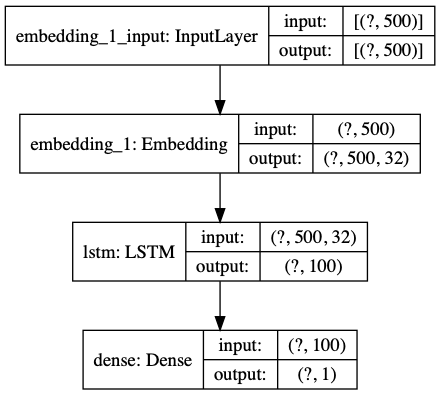
#> input picture model.png, 440 x 395 px
$ python ocr.py --image ../model.png
#> lines starting #> are read from the running program, lines starting #| are printed output that depends on the picture
import argparse
from rich import print
import cv2
import pytesseract
from PIL import Image

# construct the argument parser and parse the arguments
ap = argparse.ArgumentParser()
ap.add_argument("-i", "--image", required=True, help="Path to the image")
args = vars(ap.parse_args())

# load the image and convert it to grayscale
image = cv2.imread(args["image"])
#> image is the input picture: shape (395, 440, 3); min 0, max 255, mean 237.2

# Apply an "average" blur to the image

blurred = cv2.blur(image, (3, 3))
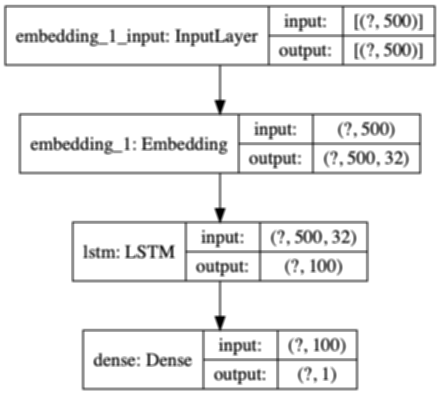
#> blurred: shape (395, 440, 3); min 0, max 255, mean 237.3
img = Image.fromarray(blurred)
#> (the run stopped early here; a loop or call above may not have finished)
